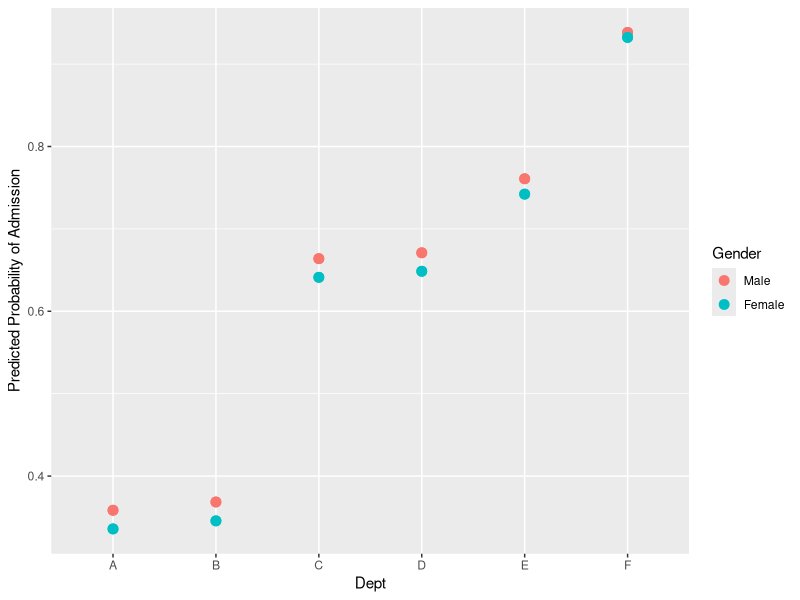

Write the R code that produced this figure.
## ---- chunk 1
knitr::opts_chunk$set(echo = TRUE)
## ---- chunk 2
# Load data
ucb <- as.data.frame(UCBAdmissions)
head(ucb)
## ---- chunk 3
# Example: Multiple Binary Logistic Regression
model1 <- glm(Admit ~ Gender + Dept, family = binomial, data = ucb, weights = Freq)
summary(model1)
exp(cbind(OR = coef(model1), confint.default(model1)))
## ---- chunk 4
ucb$pred_prob <- predict(model1, type = "response")
head(ucb)

library(ggplot2)

ggplot(ucb, aes(x = Dept, y = pred_prob, color = Gender)) +
  geom_point(size = 3) +
  labs(y = "Predicted Probability of Admission")
